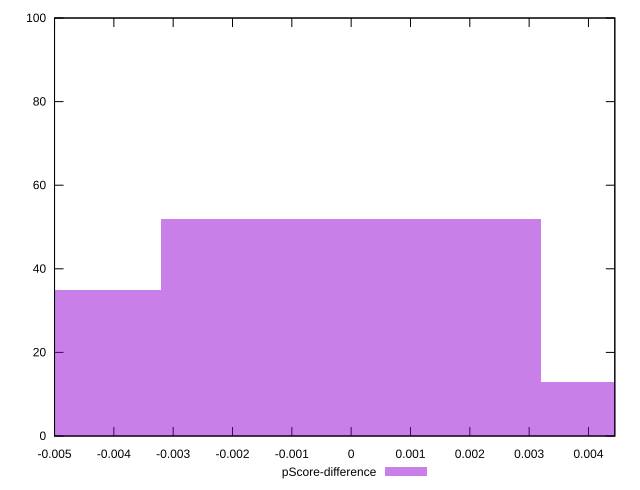

Reproduce this figure in gnuplot.
reset

$pScoreDifference <<EOF
0.006407587817221044 13
0 52
-0.006407587817221044 35
EOF

set key outside below
set boxwidth 0.006407587817221044
set xrange [-0.0050000000000000044:0.004444444444444473]
set yrange [0:100]
set trange [0:100]
set style fill transparent solid 0.5 noborder
set terminal svg size 640, 490 enhanced background rgb 'white'
set output "report_0_00242021-02-20T12:25:28.543Z/render-blocking-resources/samples/pages+cached+noadtech+nomedia/pScore-difference/histogram.svg"

plot $pScoreDifference title "pScore-difference" with boxes

reset
